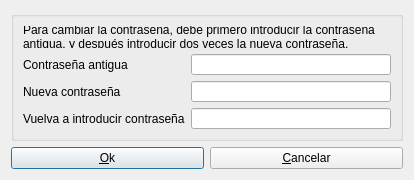
<?xml version="1.0" encoding="UTF-8"?>
<ui version="4.0">
 <class>ChangePasswordDlg</class>
 <widget class="QDialog" name="ChangePasswordDlg">
  <property name="geometry">
   <rect>
    <x>0</x>
    <y>0</y>
    <width>414</width>
    <height>180</height>
   </rect>
  </property>
  <property name="windowTitle">
   <string>Cambio de contraseña</string>
  </property>
  <property name="windowIcon">
   <iconset resource="../../../resources/resources.qrc">
    <normaloff>:/aplicacion/images/alephLogoIcon.ico</normaloff>:/aplicacion/images/alephLogoIcon.ico</iconset>
  </property>
  <layout class="QGridLayout" name="gridLayout_2">
   <item row="0" column="0" colspan="2">
    <widget class="QGroupBox" name="groupBox">
     <property name="title">
      <string/>
     </property>
     <layout class="QGridLayout" name="gridLayout">
      <item row="1" column="0">
       <widget class="QLabel" name="lblOldPassword">
        <property name="text">
         <string>Contraseña antigua</string>
        </property>
       </widget>
      </item>
      <item row="1" column="1">
       <widget class="QLineEdit" name="txtOldPassword">
        <property name="echoMode">
         <enum>QLineEdit::Password</enum>
        </property>
       </widget>
      </item>
      <item row="2" column="0">
       <widget class="QLabel" name="label_2">
        <property name="text">
         <string>Nueva contraseña</string>
        </property>
       </widget>
      </item>
      <item row="2" column="1">
       <widget class="QLineEdit" name="txtNewPassword">
        <property name="echoMode">
         <enum>QLineEdit::Password</enum>
        </property>
       </widget>
      </item>
      <item row="3" column="0">
       <widget class="QLabel" name="label_3">
        <property name="text">
         <string>Vuelva a introducir contraseña</string>
        </property>
       </widget>
      </item>
      <item row="3" column="1">
       <widget class="QLineEdit" name="txtReNewPassword">
        <property name="echoMode">
         <enum>QLineEdit::Password</enum>
        </property>
       </widget>
      </item>
      <item row="0" column="0" colspan="2">
       <widget class="QLabel" name="lblInfo">
        <property name="text">
         <string>Para cambiar la contraseña, debe primero introducir la contraseña antigua, y después introducir dos veces la nueva contraseña.</string>
        </property>
        <property name="wordWrap">
         <bool>true</bool>
        </property>
       </widget>
      </item>
     </layout>
    </widget>
   </item>
   <item row="1" column="0">
    <widget class="QPushButton" name="pbOk">
     <property name="text">
      <string>&amp;Ok</string>
     </property>
     <property name="icon">
      <iconset resource="../../../resources/resources.qrc">
       <normaloff>:/aplicacion/images/ok.png</normaloff>:/aplicacion/images/ok.png</iconset>
     </property>
    </widget>
   </item>
   <item row="1" column="1">
    <widget class="QPushButton" name="pbCancel">
     <property name="text">
      <string>&amp;Cancelar</string>
     </property>
     <property name="icon">
      <iconset resource="../../../resources/resources.qrc">
       <normaloff>:/generales/images/delete.png</normaloff>:/generales/images/delete.png</iconset>
     </property>
    </widget>
   </item>
  </layout>
 </widget>
 <resources>
  <include location="../../../resources/resources.qrc"/>
  <include location="../../../resources/resources.qrc"/>
 </resources>
 <connections/>
</ui>
